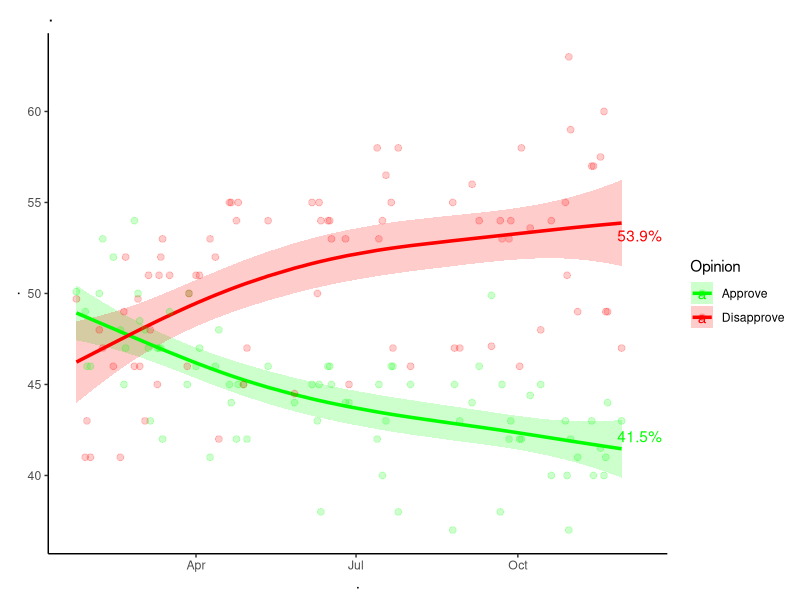
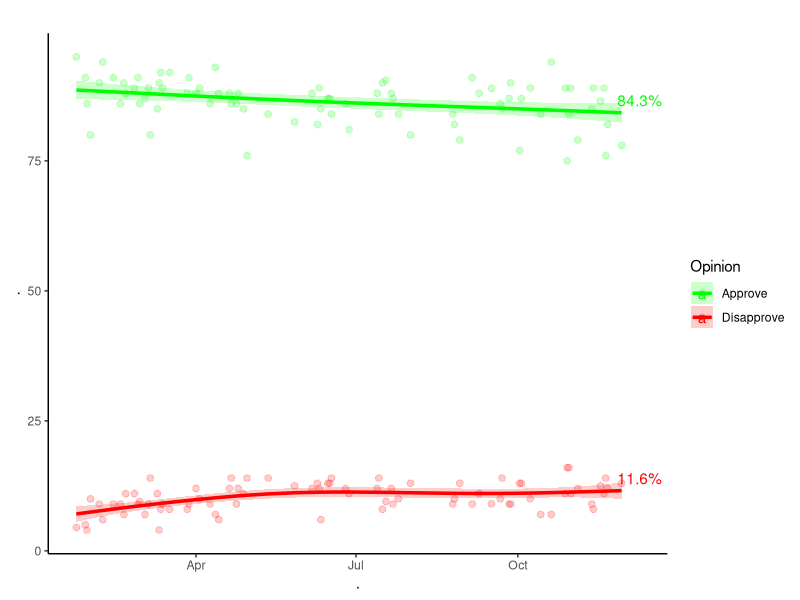
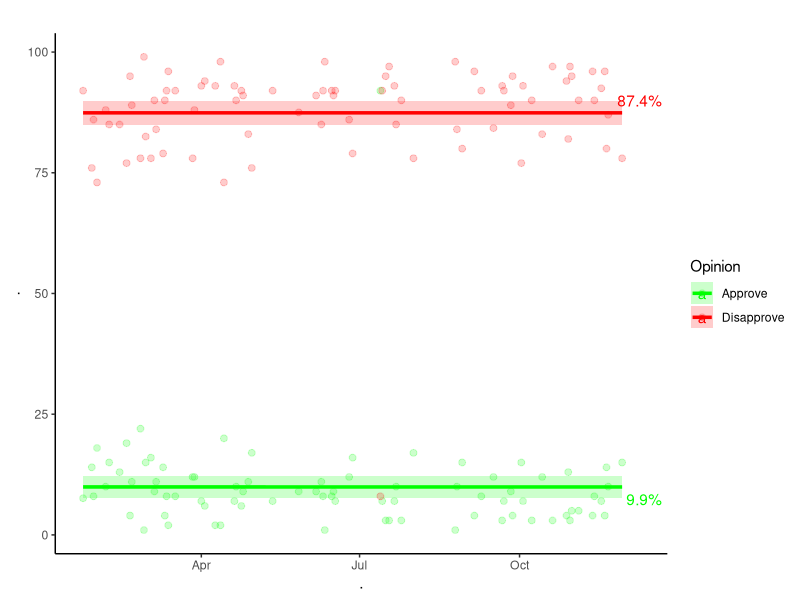
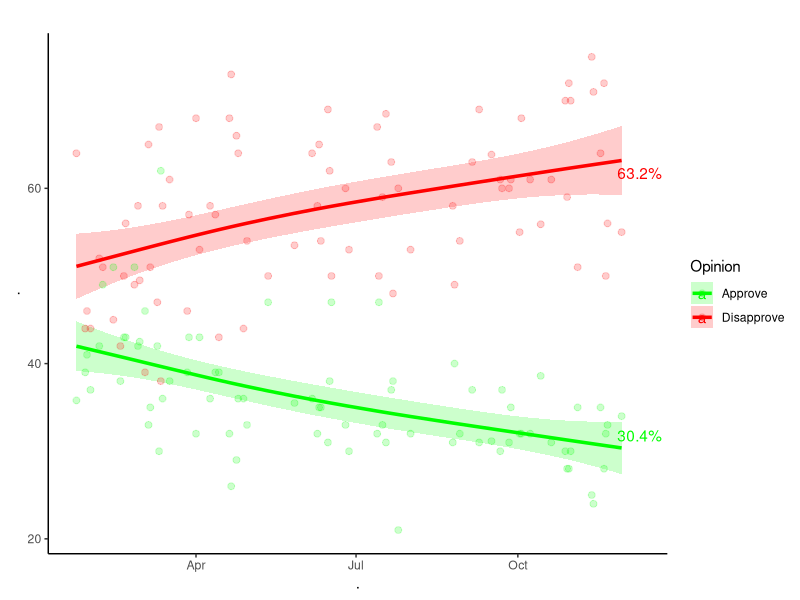

These charts were generated, in order, by the following R code:
## ---- chunk 1
knitr::opts_chunk$set(echo = TRUE)
## ---- chunk 2
library(ggplot2)
library(dplyr)
library(readxl)
library(ggrepel)
library(mgcv)

# Load Data
data_djt <- read_excel("data/trumptracker.xlsx")
data_djt$Date <- as.Date(data_djt$Date)
df_avg <- data_djt %>%
  filter(!is.na(Opinion), !is.na(Share)) %>%
  group_by(Date, Opinion) %>%
  summarise(Average_Share = mean(Share, na.rm = TRUE), .groups = "drop")

# Smoothing Logic
trend_gam <- df_avg %>%
  group_by(Opinion) %>%
  group_modify(~{
    x_num <- as.numeric(.x$Date)
    gam_fit <- gam(Average_Share ~ s(x_num, k = 20, bs = "cs"), data = .x, method = "REML")
    preds <- predict(gam_fit, se.fit = TRUE)
    .x$Smoothed <- preds$fit
    .x$UpperCI <- preds$fit + 1.96 * preds$se.fit
    .x$LowerCI <- preds$fit - 1.96 * preds$se.fit
    .x
  })

latest_points <- trend_gam %>% group_by(Opinion) %>% filter(Date == max(Date)) %>% slice(1)

# Plot
ggplot(trend_gam, aes(x = Date, y = Smoothed, color = Opinion)) +
  geom_ribbon(aes(ymin = LowerCI, ymax = UpperCI, fill = Opinion), alpha = 0.2, color = NA) +
  geom_line(linewidth = 1.2) +
  geom_point(aes(y = Average_Share), size = 2, alpha = 0.2) +
  geom_text_repel(data = latest_points, aes(label = paste0(round(Smoothed, 1), "%")), nudge_x = 10) +
  scale_color_manual(values = c("Approve" = "green", "Disapprove" = "red")) +
  scale_fill_manual(values = c("Approve" = "green", "Disapprove" = "red")) +
  theme_classic() + 
  labs(title = ".",y=".",x=".") 
## ---- chunk 3
library(ggplot2)
library(dplyr)
library(readxl)
library(ggrepel)
library(mgcv)

# Load Data
data_djt <- read_excel("data/trumptracker.xlsx")
data_djt$Date <- as.Date(data_djt$Date)
df_avg <- data_djt %>%
  filter(!is.na(Opinion), !is.na(Share)) %>%
  group_by(Date, Opinion) %>%
  summarise(Average_Rep = mean(Republicans, na.rm = TRUE), .groups = "drop")

# Smoothing Logic
Rep_gam <- df_avg %>%
  group_by(Opinion) %>%
  group_modify(~{
    x_num <- as.numeric(.x$Date)
    gam_fit <- gam(Average_Rep ~ s(x_num, k = 20, bs = "cs"), data = .x, method = "REML")
    preds <- predict(gam_fit, se.fit = TRUE)
    .x$Smoothed <- preds$fit
    .x$UpperCI <- preds$fit + 1.96 * preds$se.fit
    .x$LowerCI <- preds$fit - 1.96 * preds$se.fit
    .x
  })

latest_points <- Rep_gam %>% group_by(Opinion) %>% filter(Date == max(Date)) %>% slice(1)

# Plot
ggplot(Rep_gam, aes(x = Date, y = Smoothed, color = Opinion)) +
  geom_ribbon(aes(ymin = LowerCI, ymax = UpperCI, fill = Opinion), alpha = 0.2, color = NA) +
  geom_line(linewidth = 1.2) +
  geom_point(aes(y = Average_Rep), size = 2, alpha = 0.2) +
  geom_text_repel(data = latest_points, aes(label = paste0(round(Smoothed, 1), "%")), nudge_x = 10) +
  scale_color_manual(values = c("Approve" = "green", "Disapprove" = "red")) +
  scale_fill_manual(values = c("Approve" = "green", "Disapprove" = "red")) +
  theme_classic() +
  labs(title = "",y=".",x=".")  
## ---- chunk 4
library(ggplot2)
library(dplyr)
library(readxl)
library(ggrepel)
library(mgcv)

# Load Data
data_djt <- read_excel("data/trumptracker.xlsx")
data_djt$Date <- as.Date(data_djt$Date)
df_avg <- data_djt %>%
  filter(!is.na(Opinion), !is.na(Share)) %>%
  group_by(Date, Opinion) %>%
  summarise(Average_Dem = mean(Democrats, na.rm = TRUE), .groups = "drop")

# Smoothing Logic
Dem_gam <- df_avg %>%
  group_by(Opinion) %>%
  group_modify(~{
    x_num <- as.numeric(.x$Date)
    gam_fit <- gam(Average_Dem ~ s(x_num, k = 20, bs = "cs"), data = .x, method = "REML")
    preds <- predict(gam_fit, se.fit = TRUE)
    .x$Smoothed <- preds$fit
    .x$UpperCI <- preds$fit + 1.96 * preds$se.fit
    .x$LowerCI <- preds$fit - 1.96 * preds$se.fit
    .x
  })

latest_points <- Dem_gam %>% group_by(Opinion) %>% filter(Date == max(Date)) %>% slice(1)

# Plot
ggplot(Dem_gam, aes(x = Date, y = Smoothed, color = Opinion)) +
  geom_ribbon(aes(ymin = LowerCI, ymax = UpperCI, fill = Opinion), alpha = 0.2, color = NA) +
  geom_line(linewidth = 1.2) +
  geom_point(aes(y = Average_Dem), size = 2, alpha = 0.2) +
  geom_text_repel(data = latest_points, aes(label = paste0(round(Smoothed, 1), "%")), nudge_x = 10) +
   
  scale_color_manual(values = c("Approve" = "green", "Disapprove" = "red")) +
  scale_fill_manual(values = c("Approve" = "green", "Disapprove" = "red")) +
  theme_classic() +
  labs(title = "",y=".",x=".")  
## ---- chunk 5
library(ggplot2)
library(dplyr)
library(readxl)
library(ggrepel)
library(mgcv)

# Load Data
data_djt <- read_excel("data/trumptracker.xlsx")
data_djt$Date <- as.Date(data_djt$Date)
df_avg <- data_djt %>%
  filter(!is.na(Opinion), !is.na(Share)) %>%
  group_by(Date, Opinion) %>%
  summarise(Average_Ind = mean(Independents, na.rm = TRUE), .groups = "drop")

# Smoothing Logic
Ind_gam <- df_avg %>%
  group_by(Opinion) %>%
  group_modify(~{
    x_num <- as.numeric(.x$Date)
    gam_fit <- gam(Average_Ind ~ s(x_num, k = 20, bs = "cs"), data = .x, method = "REML")
    preds <- predict(gam_fit, se.fit = TRUE)
    .x$Smoothed <- preds$fit
    .x$UpperCI <- preds$fit + 1.96 * preds$se.fit
    .x$LowerCI <- preds$fit - 1.96 * preds$se.fit
    .x
  })

latest_points <- Ind_gam %>% group_by(Opinion) %>% filter(Date == max(Date)) %>% slice(1)

# Plot
ggplot(Ind_gam, aes(x = Date, y = Smoothed, color = Opinion)) +
  geom_ribbon(aes(ymin = LowerCI, ymax = UpperCI, fill = Opinion), alpha = 0.2, color = NA) +
  geom_line(linewidth = 1.2) +
  geom_point(aes(y = Average_Ind), size = 2, alpha = 0.2) +
  geom_text_repel(data = latest_points, aes(label = paste0(round(Smoothed, 1), "%")), nudge_x = 10) +
  scale_color_manual(values = c("Approve" = "green", "Disapprove" = "red")) +
  scale_fill_manual(values = c("Approve" = "green", "Disapprove" = "red")) +
  theme_classic() +
  labs(title = "",y=".",x=".")  
